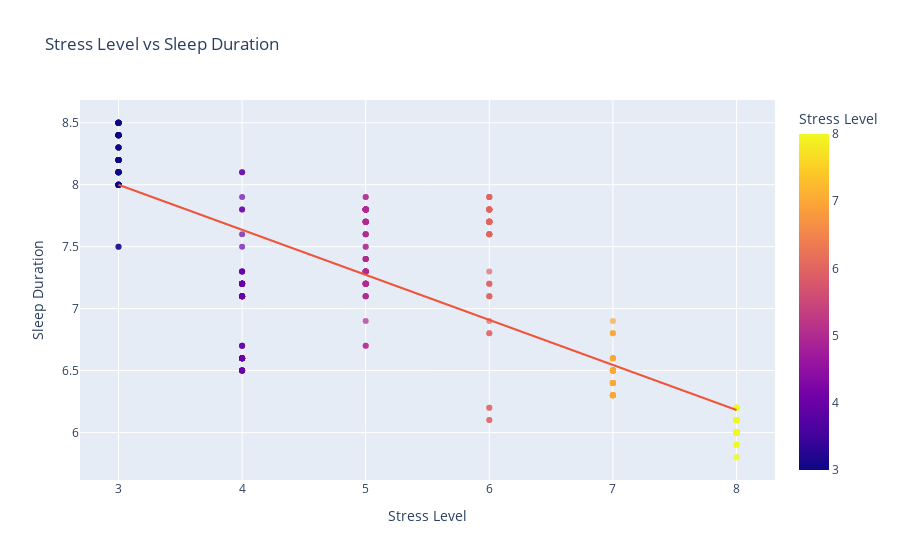

Notebook cell for this chart:
### Markdown cell above
### Stress Level vs Sleep Duration

### Code cell
fig = px.scatter(
    df,
    x="Stress Level",
    y="Sleep Duration",
    trendline="ols",
    title="Stress Level vs Sleep Duration",
    opacity=0.7,
    color="Stress Level",
)

fig.show()

### Figure 1 — Plotly figure (JSON) as saved in the notebook; plotly's stock layout.template omitted (floating-point values rounded to 4 significant figures; data arrays with more than 128 entries replaced by an {"elided": "..."} marker saying what was removed)
{"data": [{"hovertemplate": "Stress Level=%{marker.color}<br>Sleep Duration=%{y}<extra></extra>", "legendgroup": "", "marker": {"color": {"elided": "374 int values"}, "coloraxis": "coloraxis", "opacity": 0.7, "symbol": "circle"}, "mode": "markers", "name": "", "orientation": "v", "showlegend": false, "type": "scatter", "x": {"elided": "374 int values"}, "xaxis": "x", "y": {"elided": "374 float values"}, "yaxis": "y"}, {"hovertemplate": "<b>OLS trendline</b><br>Sleep Duration = -0.363644 * Stress Level + 9.09032<br>R<sup>2</sup>=0.657758<br><br>Stress Level=%{x}<br>Sleep Duration=%{y} <b>(trend)</b><extra></extra>", "legendgroup": "", "marker": {"symbol": "circle"}, "mode": "lines", "name": "", "showlegend": false, "type": "scatter", "x": {"elided": "374 int values"}, "xaxis": "x", "y": {"elided": "374 float values"}, "yaxis": "y"}], "layout": {"autosize": true, "coloraxis": {"colorbar": {"title": {"text": "Stress Level"}}, "colorscale": [[0, "#0d0887"], [0.1111, "#46039f"], [0.2222, "#7201a8"], [0.3333, "#9c179e"], [0.4444, "#bd3786"], [0.5556, "#d8576b"], [0.6667, "#ed7953"], [0.7778, "#fb9f3a"], [0.8889, "#fdca26"], [1, "#f0f921"]]}, "legend": {"tracegroupgap": 0}, "title": {"text": "Stress Level vs Sleep Duration"}, "xaxis": {"anchor": "y", "autorange": true, "domain": [0, 1], "range": [2.696, 8.304], "title": {"text": "Stress Level"}, "type": "linear"}, "yaxis": {"anchor": "x", "autorange": true, "domain": [0, 1], "range": [5.577, 8.723], "title": {"text": "Sleep Duration"}, "type": "linear"}}}
